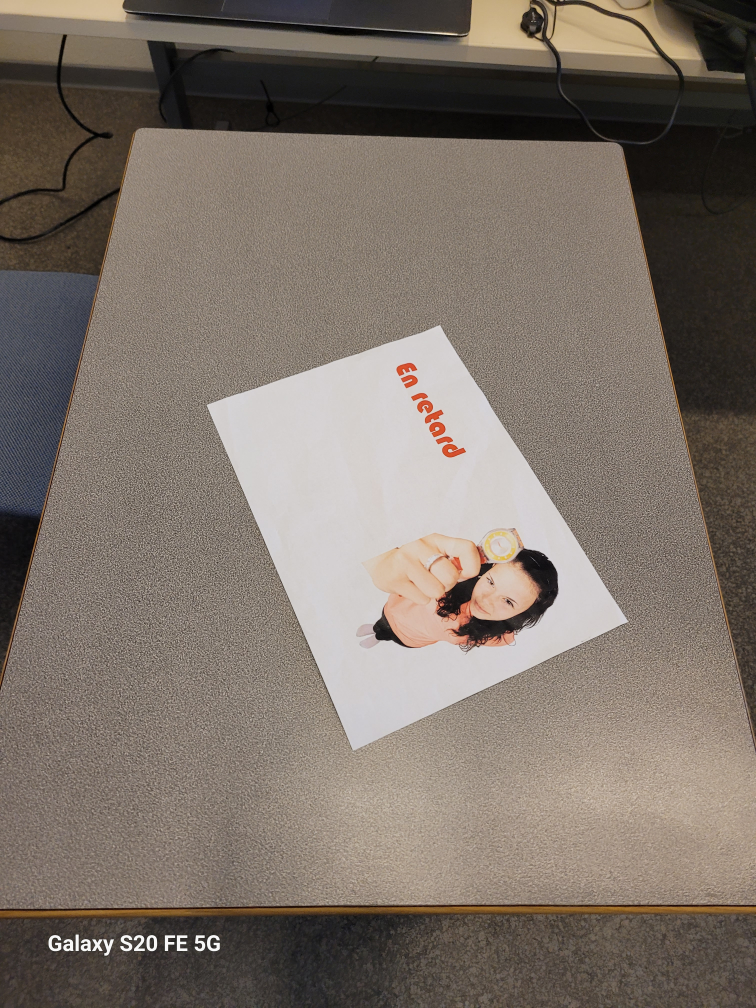
#> input picture BUT3/Python/OpenCV/Retard.jpg, 3024 x 4032 px, given in place of the camera (shown at 1/4 size)
$ python SelectionColor.py
#> lines starting #> are read from the running program, lines starting #| are printed output that depends on the picture; after the words box and inside, x2 and y2 are one past the last pixel; in counts of white or black regions, pixels touching at a corner belong together
import cv2 as cv


def mouseCallback(event, x, y, flags, param):
    if event == cv.EVENT_LBUTTONDOWN:
        globals().update(isWriting=not isWriting)
        # add empty point
        if not isWriting:
            points.append((0, 0))
def clear_points():
    points.clear()

def undo_last_point():
    points.pop(len(points) - 1)
    for i in range(len(points) - 1, -1, -1):
        if points[i][0] < 1 and points[i][1] < 1:
            print("break at", i,"out of", len(points), "points : ", points[i])
            break
        points.pop(i)
def exit_program():
    exit(0)
isWriting = False
lowerTolerance = (49, 100, 121)
upperTolerance = (180, 255, 227)
cv.namedWindow('imageBinary')
cv.namedWindow('frame')
cv.namedWindow('paint')
cv.createTrackbar('H', 'imageBinary', lowerTolerance[0], 180,
                  lambda x: globals().update(lowerTolerance=(x, lowerTolerance[1], lowerTolerance[2])))
cv.createTrackbar('S', 'imageBinary', lowerTolerance[1], 255,
                  lambda x: globals().update(lowerTolerance=(lowerTolerance[0], x, lowerTolerance[2])))
cv.createTrackbar('V', 'imageBinary', lowerTolerance[2], 255,
                  lambda x: globals().update(lowerTolerance=(lowerTolerance[0], lowerTolerance[1], x)))
cv.createTrackbar('H2', 'imageBinary', upperTolerance[0], 180, lambda x: globals().update(upperTolerance=(x,
                                                                                                          upperTolerance[
                                                                                                              1],
                                                                                                          upperTolerance[
                                                                                                              2])))
cv.createTrackbar('S2', 'imageBinary', upperTolerance[1], 255, lambda x: globals().update(upperTolerance=(
    upperTolerance[0], x,
    upperTolerance[2])))
cv.createTrackbar('V2', 'imageBinary', upperTolerance[2], 255, lambda x: globals().update(upperTolerance=(
    upperTolerance[0],
    upperTolerance[1], x)))
cv.setMouseCallback('frame', mouseCallback)
cv.setMouseCallback('paint', mouseCallback)

# load video from webcam
vid = cv.VideoCapture(0)
# set contrast to 150
vid.set(10, 150)
if __name__ == '__main__':
    pass
points = []
# show video
while 1:
    ret, img = vid.read()
#> img is the input picture: shape (4032, 3024, 3); mean B, G, R 105.2, 114.4, 124.9
    paint = img.copy()
    # convert to HSV
    imgHSV = cv.cvtColor(img, cv.COLOR_BGR2HSV)
#> imgHSV: shape (4032, 3024, 3); mean H, S, V 25.9, 46.7, 125.3
    mask = cv.inRange(imgHSV, lowerTolerance, upperTolerance)
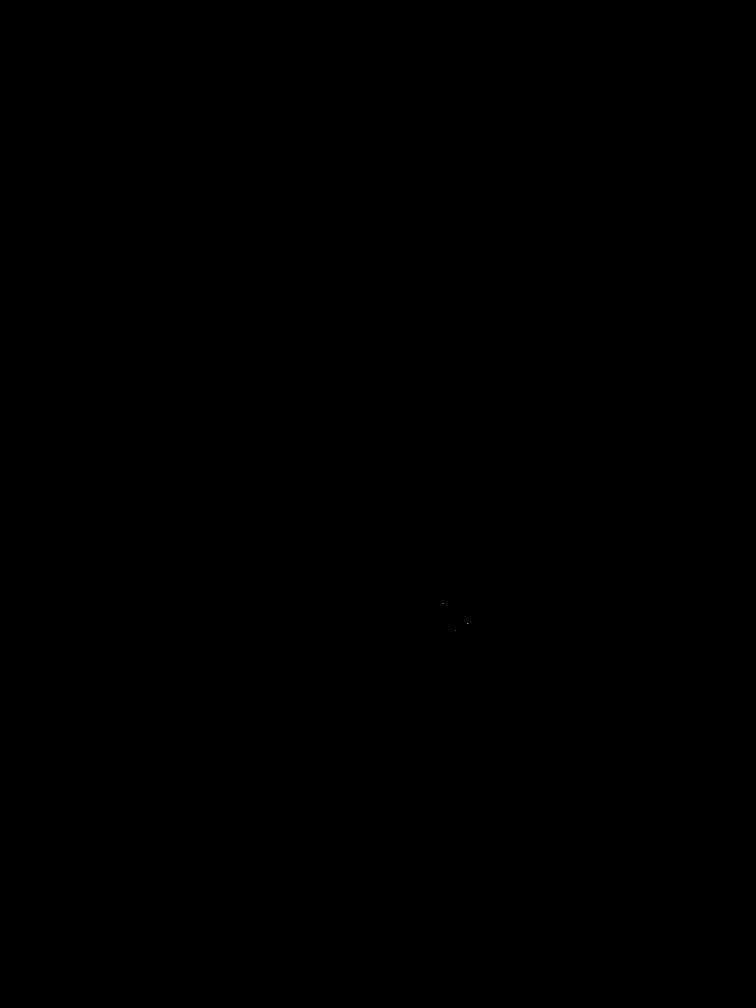
#> mask: shape (4032, 3024) (shown at 1/4 size); 0% white in thin lines or dots, all inside (x1, y1, x2, y2) = (1771, 2414, 1873, 2523)
    color = cv.bitwise_and(imgHSV, imgHSV, mask=mask)
#> color: shape (4032, 3024, 3); mean H, S, V 0, 0, 0
    # grey
    imgGrey = cv.cvtColor(color, cv.COLOR_BGR2GRAY)
    # image lisser
    imgBlur2 = cv.GaussianBlur(imgGrey, (7, 7), 1)
    # edge detection
    imgCanny2 = cv.Canny(imgBlur2, 50, 50)
#> imgCanny2: shape (4032, 3024); 0% white in thin lines or dots, all inside (x1, y1, x2, y2) = (1770, 2413, 1874, 2524)
    # boîtes englobantes
    contours, hierarchy = cv.findContours(imgCanny2, cv.RETR_EXTERNAL, cv.CHAIN_APPROX_NONE)
#> contours = 3 contours, all with area under 20
    # draw contours
    biggest = None
    # dictionary
    for contour in contours:
        if cv.contourArea(contour) < 500:
            continue
        # get the biggest contour
        if biggest is None or cv.contourArea(contour) > cv.contourArea(biggest):
            biggest = contour
#> this loop made 3 passes
    # draw biggest contour
    colorDot = (255, 0, 0)

    if biggest is not None:
        x, y, w, h = cv.boundingRect(biggest)
        if x == 0 and y == 0 and w == 0 and h == 0:
            continue
        xCenter = x + w // 2
        yCenter = y + h // 2
        # draw points
        if isWriting:
            points.append((xCenter, yCenter))

    # make line between points
    for i in range(1, len(points)):
        if points[i - 1][0] == 0 and points[i - 1][1] == 0:
            continue
        if points[i][0] == 0 and points[i][1] == 0:
            continue
        cv.line(paint, points[i - 1], points[i],color=colorDot, thickness=2)

    # flip image
    img = cv.flip(img, 1)
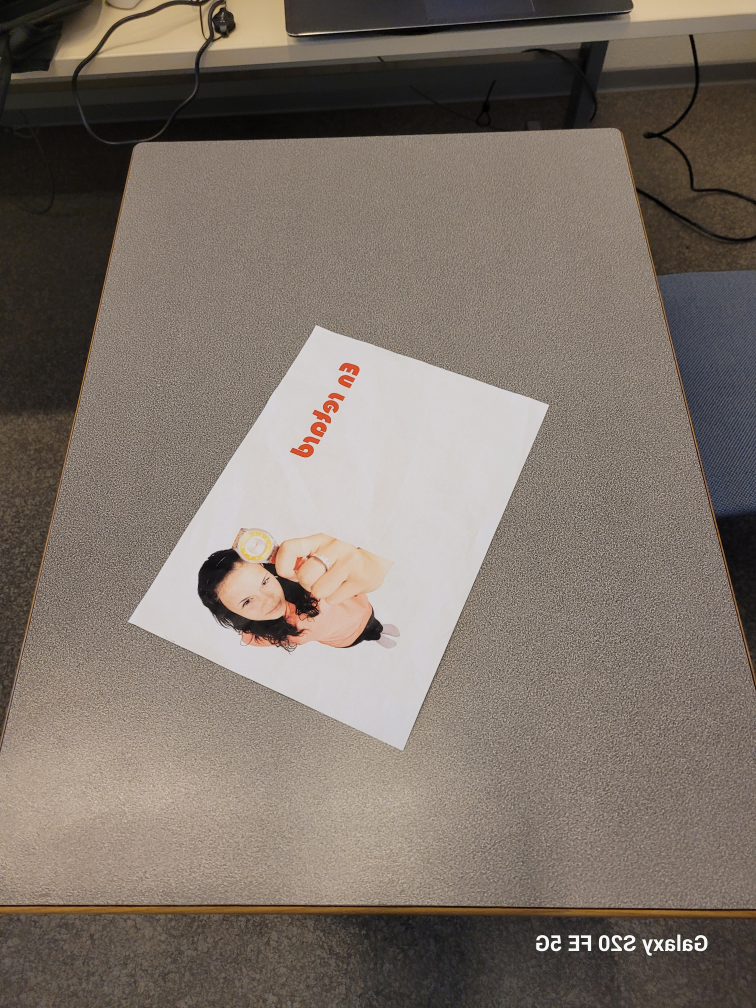
#> img: shape (4032, 3024, 3) (shown at 1/4 size); mean B, G, R 105.2, 114.4, 124.9
    paint = cv.flip(paint, 1)

    cv.imshow('color', color)
    #cv.imshow('frame', img)
    cv.imshow('paint', paint)
    key = cv.waitKey(20) & 0xFF
#> (key q is pressed here)
    actions = {
        ord('c'): clear_points,
        ord('z'): undo_last_point,
        ord('q'): exit_program
    }

    if key in actions:
        actions[key]()
#> (the program exits here)

$ run again, on BUT3/Python/OpenCV/peoples.jpg
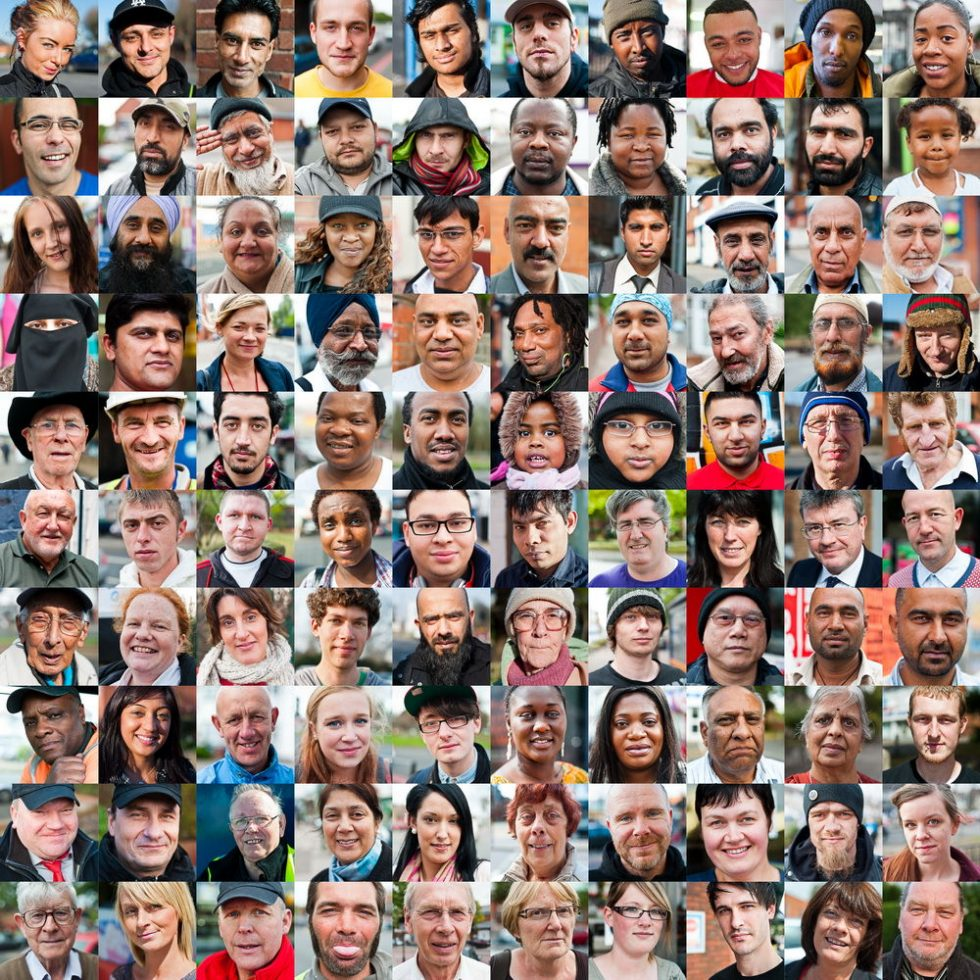
#> input picture BUT3/Python/OpenCV/peoples.jpg, 980 x 980 px, given in place of the camera
#> img is the input picture: shape (980, 980, 3); mean B, G, R 113.2, 120.6, 141.3
#> imgHSV: shape (980, 980, 3); mean H, S, V 47.3, 84.3, 148.4
#> `mask = cv.inRange(imgHSV, lowerTolerance, upperTolerance)`:
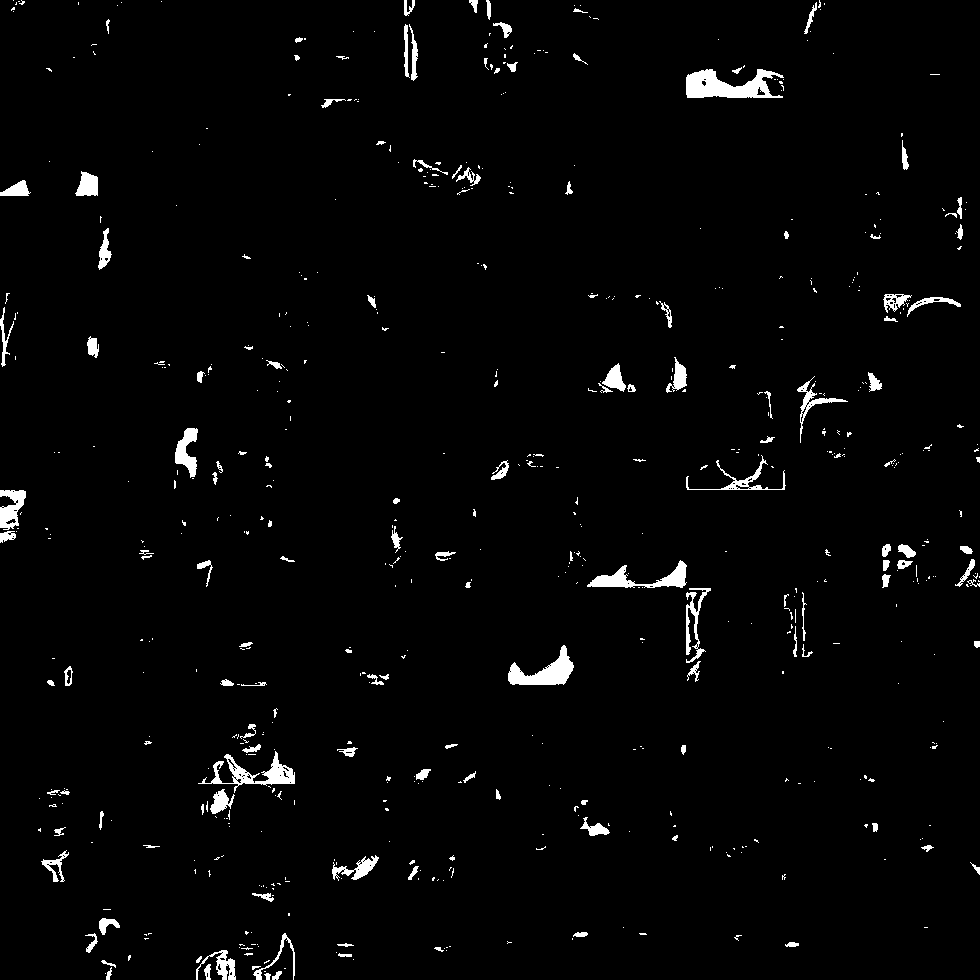
#> mask: shape (980, 980); 2.2% white; 632 white regions (490 under 20 px), largest, box (x1, y1, x2, y2) and area: (686, 69, 784, 98) 1727, (508, 645, 574, 685) 1192, (198, 751, 295, 793) 1128
#> color: shape (980, 980, 3); mean H, S, V 3, 3.9, 3.8
#> imgCanny2: shape (980, 980); 1.5% white in thin lines or dots
#> contours = 648 contours, 525 with area under 20; largest, box (x1, y1, x2, y2) and area: (686, 69, 784, 99) 1740, (508, 645, 574, 685) 1188, (175, 428, 198, 477) 581, (224, 752, 295, 807) 580, (685, 453, 786, 491) 515
#> the loop `for contour in contours:` made 648 passes
#> contour on passes 1, 4, 7: [[275, 978], [275, 979], [276, 978]], [[207, 972]], [[218, 966], [218, 967], [218, 968], [218, 967]]
#> after the loop `for contour in contours:`: biggest = contour of 277 points, box (x1, y1, x2, y2) (686, 69, 784, 99), area 1740
#> x = 686; y = 69; w = 98; h = 30
#> xCenter = 735
#> yCenter = 84
#> `img = cv.flip(img, 1)`:
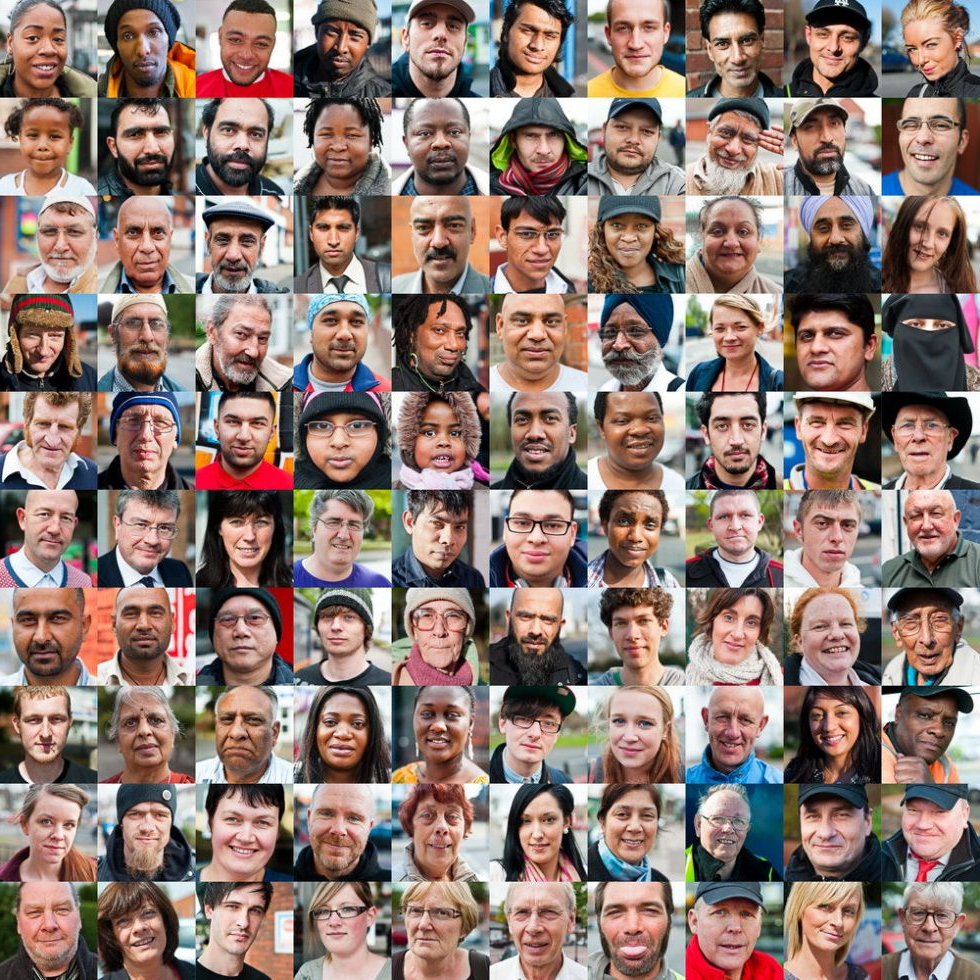
#> img: shape (980, 980, 3); mean B, G, R 113.2, 120.6, 141.3
